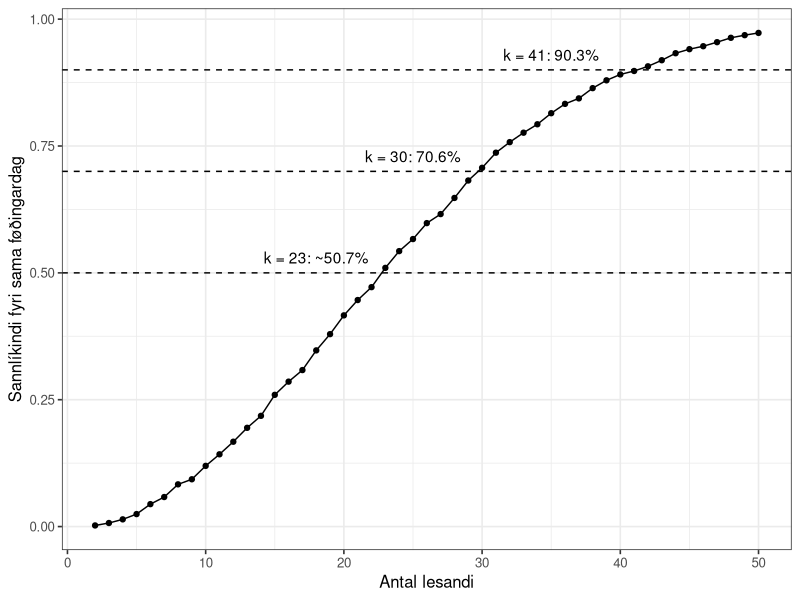
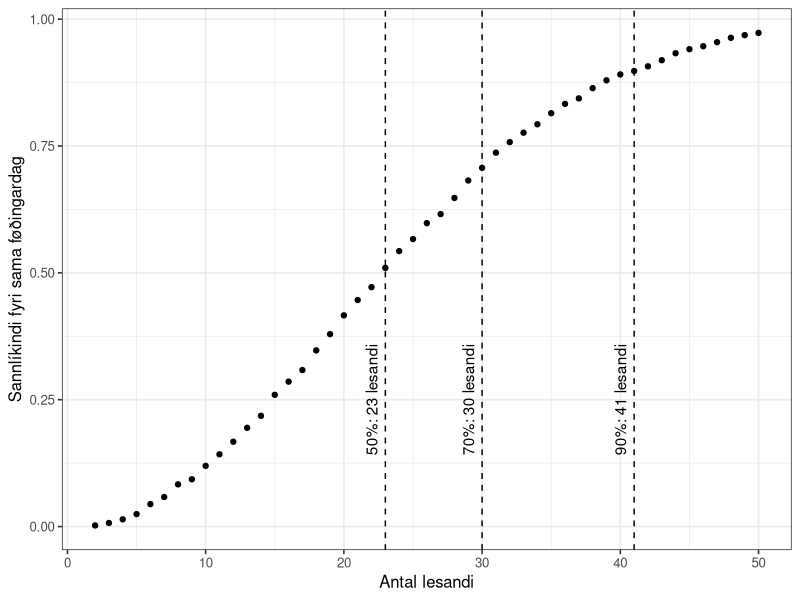
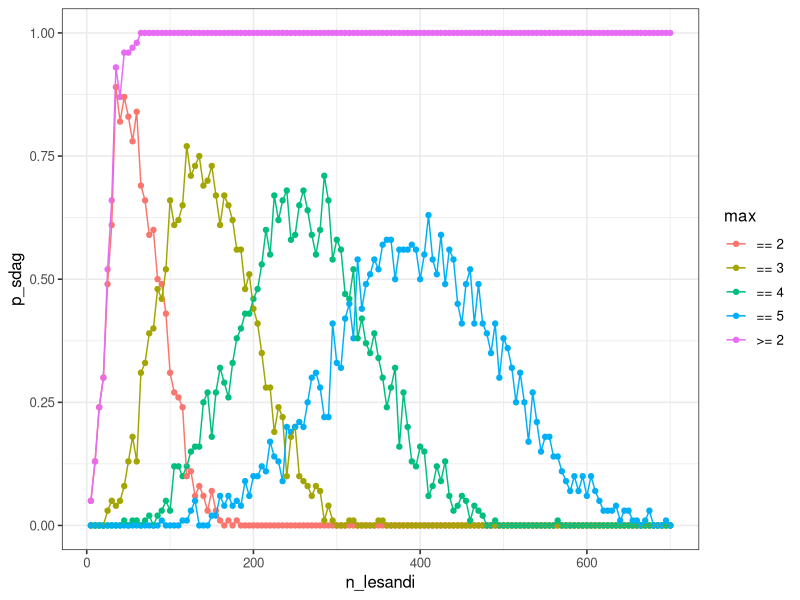
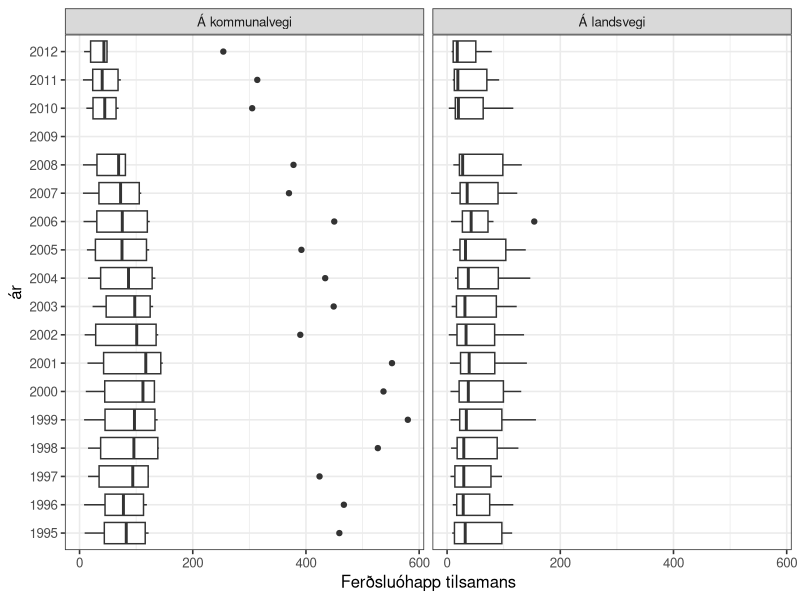
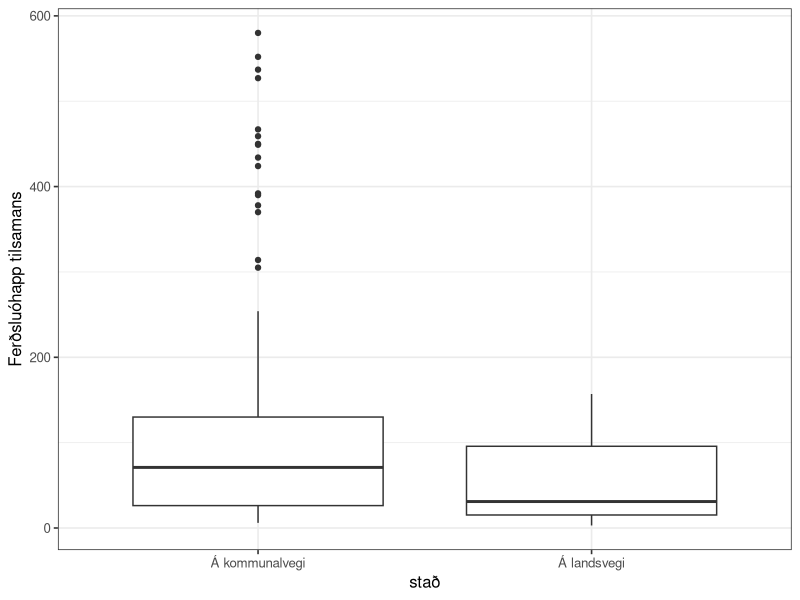
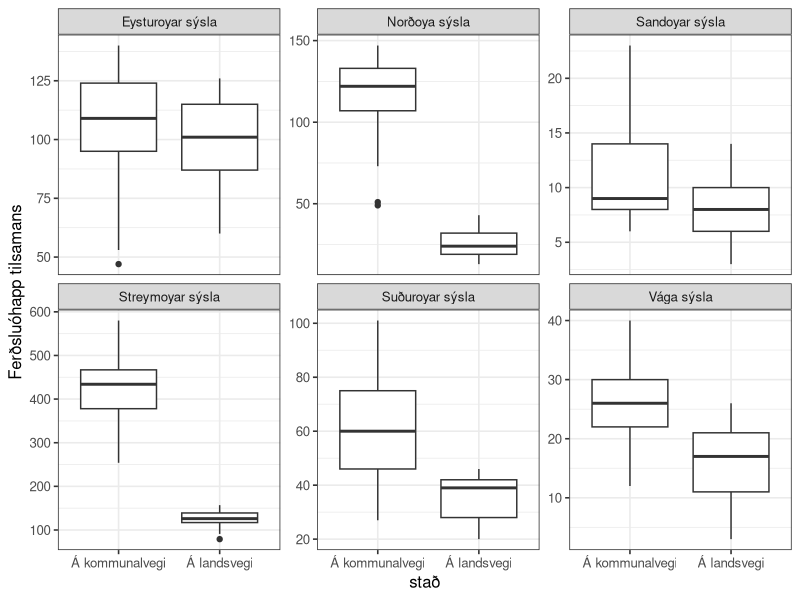
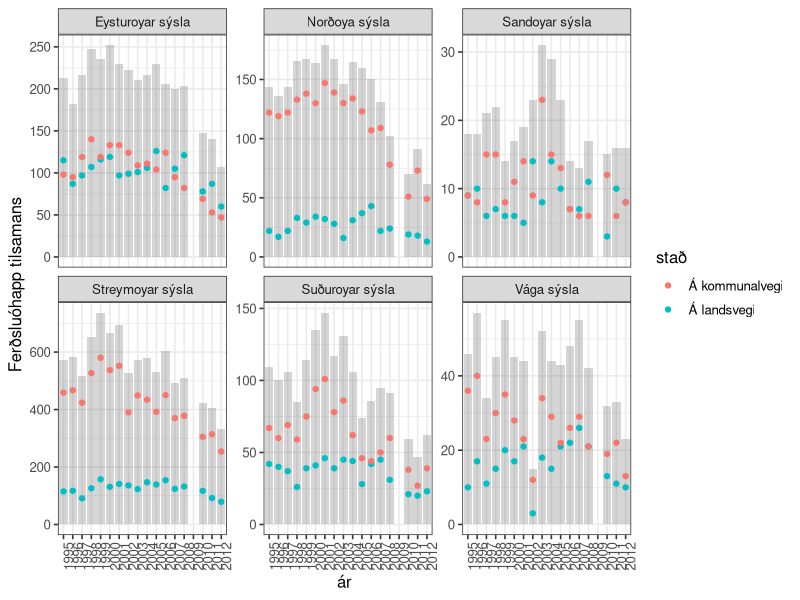
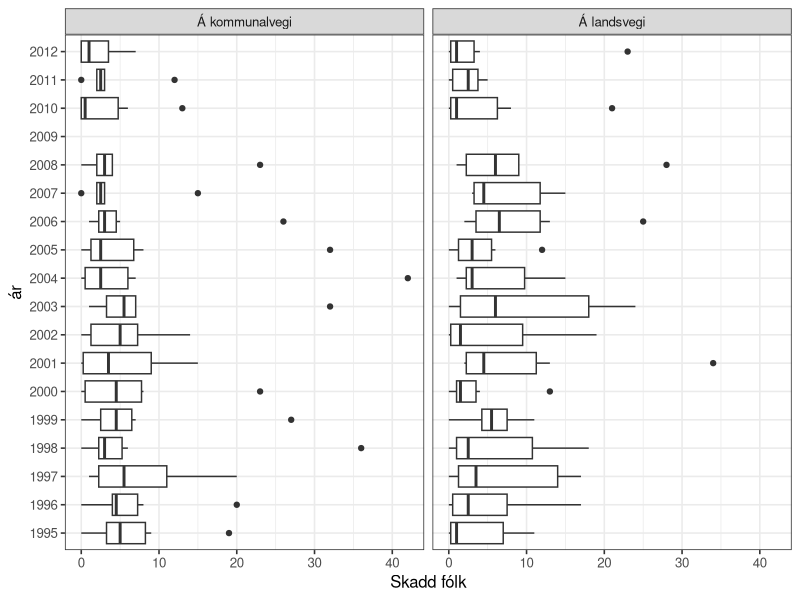

These charts were generated, in order, by the following R code:
## ---- chunk 1
knitr::opts_chunk$set(echo = TRUE)

options(dplyr.summarise.inform = FALSE)
library(tidyverse)

# set theme used for plotting
theme_set(theme_bw(base_size = 12))

## ---- chunk 2
n_lesandi <- 2:10
roynd_nr <- 1:2

sama_fdag <- crossing(n_lesandi, roynd_nr)
sama_fdag
## ---- chunk 3
sama_fdag <- mutate(
  sama_fdag,
  fdag = map(n_lesandi, ~ sample(365, ., replace = TRUE))
  )
sama_fdag
## ---- chunk 4
# Ein listi av integers
str(sama_fdag$fdag)
## ---- chunk 5


sama_fdag <- mutate(sama_fdag, nakar_sdag = map_lgl(fdag, ~ any(duplicated(.x))))
sama_fdag

## ---- chunk 6
p_samadag <- sama_fdag %>%
  group_by(n_lesandi) %>%
  summarise(p_sdag = mean(nakar_sdag))

p_samadag
## ---- chunk 7

p_samadag <-
  crossing(n_lesandi = 2:10, roynd_nr = 1:2) %>%
  mutate(.,
  fdag = map(n_lesandi, ~sample(365, ., replace = TRUE))
  ) %>%
  mutate(., nakar_sdag = map_lgl(fdag, ~any(duplicated(.x)))) %>%
  group_by(n_lesandi) %>%
  summarize(p_sdag = mean(nakar_sdag))
  
p_samadag
## ---- chunk 8

n_lesandi <- 2:50

p_samadag <-
  crossing(n_lesandi, roynd_nr) %>%
  mutate(.,
  fdag = map(n_lesandi, ~sample(365, ., replace = TRUE))
  ) %>%
  mutate(., nakar_sdag = map_lgl(fdag, ~any(duplicated(.x)))) %>%
  group_by(n_lesandi) %>%
  summarize(p_sdag = mean(nakar_sdag))
  
p_samadag

## ---- chunk 9
roynd_nr <- 1:5000
p_samadag <-
  crossing(n_lesandi, roynd_nr) %>%
  mutate(.,
  fdag = map(n_lesandi, ~sample(365, ., replace = TRUE))
  ) %>%
  mutate(., nakar_sdag = map_lgl(fdag, ~any(duplicated(.x)))) %>%
  group_by(n_lesandi) %>%
  summarize(p_sdag = mean(nakar_sdag))
  
p_samadag
## ---- chunk 10
ggplot(p_samadag, aes(x = n_lesandi, y = p_sdag)) +
  geom_point() +
  geom_line() +
  xlab("Antal lesandi") +
  ylab("Sannlíkindi fyri sama føðingardag") +
  geom_hline(yintercept = 0.5, linetype = "dashed") +
  annotate("text", x=18, y = 0.53, label="k = 23: ~50.7%") +
  geom_hline(yintercept = 0.7, linetype = "dashed") +
  annotate("text", x=25, y = 0.73, label="k = 30: 70.6%") +
  geom_hline(yintercept = 0.9, linetype = "dashed") +
  annotate("text", x=35, y = 0.93, label="k = 41: 90.3%")
## ---- chunk 11
p_samadag <- p_samadag %>%
  mutate(n_ymisk = map(n_lesandi, ~prod(365:(365 - . + 1))) %>% unlist,
         n_total = 365^n_lesandi,
         p_teori = 1 - (n_ymisk/n_total)
  )

p_samadag
## ---- chunk 12
p_samadag <- p_samadag %>% 
  mutate(p_bday = map_dbl(n_lesandi, ~pbirthday(., classes = 365, coincident = 2)))

p_samadag
## ---- chunk 13
x50 <- qbirthday(prob = 0.5, classes = 365, coincident = 2)
x70 <- qbirthday(prob = 0.7, classes = 365, coincident = 2)
x90 <- qbirthday(prob = 0.9, classes = 365, coincident = 2)

ggplot(p_samadag, aes(x = n_lesandi, y = p_sdag)) +
  geom_point() +
  geom_vline(xintercept = x50, linetype = "dashed") +
  annotate("text", x=x50-1, y = 0.25, label=sprintf("%s: %s lesandi", "50%", x50), angle=90) +
  geom_vline(xintercept = x70, linetype = "dashed") +
  annotate("text", x=x70-1, y = 0.25, label=sprintf("%s: %s lesandi", "70%", x70), angle=90) +
  geom_vline(xintercept = x90, linetype = "dashed") +
  annotate("text", x=x90-1, y = 0.25, label=sprintf("%s: %s lesandi", "90%", x90), angle=90) +
  xlab("Antal lesandi") +
  ylab("Sannlíkindi fyri sama føðingardag")

## ---- chunk 14
qbirthday(prob = 0.5, classes = 365, coincident = 2)
qbirthday(prob = 0.7, classes = 365, coincident = 2)
qbirthday(prob = 0.9, classes = 365, coincident = 2)
## ---- chunk 15
n_lesandi_50 <- pbirthday(50, classes = 365, coincident = 2)
n_lesandi_50

n_lesandi_80 <- pbirthday(80, classes = 365, coincident = 2)
n_lesandi_80
## ---- chunk 16
n_lesandi = seq(5, 700, 5)
roynd_nr = 1:100

p_maxsdag <- NULL

p_maxsdag <- crossing(n_lesandi, roynd_nr) %>%
  mutate(
    fdag = map(n_lesandi, ~sample(365, ., replace = TRUE)),
    `>= 2` = map_int(fdag, ~any(duplicated(.x))),
    max_sdag = map_int(fdag, function(x) max(table(x))),
    `== 2` = max_sdag == 2,
    `== 3` = max_sdag == 3,
    `== 4` = max_sdag == 4,
    `== 5` = max_sdag == 5,
  )

p_maxsdag
## ---- chunk 17
p_maxsdag <- p_maxsdag %>%
  pivot_longer(cols=c(`>= 2`, `== 2`, `== 3`, `== 4`, `== 5`), names_to = 'max', values_to = 'sdag')

p_maxsdag
## ---- chunk 18


p_maxsdag <- p_maxsdag %>%
  group_by(n_lesandi, max) %>%
  summarize(p_sdag = mean(sdag))
p_maxsdag
## ---- chunk 19
ggplot(p_maxsdag, aes(x = n_lesandi, y = p_sdag, colour = max)) +
  geom_point() +
  geom_line()
## ---- chunk 20

## ---- chunk 21

## ---- chunk 22

## ---- chunk 23
ferdslu_ohapp <- read_csv("ferdslu_ohapp.csv")
ferdslu_ohapp
## ---- chunk 24
ferdslu_ohapp <- read_csv("ferdslu_ohapp.csv", skip = 1, na = "..")
ferdslu_ohapp
## ---- chunk 25
ferdslu_ohapp <- ferdslu_ohapp %>%
  mutate(across(everything(), ~ str_replace(., "-", "0")))
ferdslu_ohapp
## ---- chunk 26
ferdslu_ohapp <- pivot_longer(ferdslu_ohapp, cols = '1995':'2012',
                   names_to = "ár", values_to = "n", values_transform = list(n = as.integer))

ferdslu_ohapp

#ferdslu_ohapp$n <- as.integer(ferdslu_ohapp$n)

## ---- chunk 27

ferdslu_ohapp <- pivot_wider(ferdslu_ohapp, names_from = slag, values_from = n)


ferdslu_ohapp
## ---- chunk 28

ggplot(ferdslu_ohapp) +
  geom_boxplot(aes(x = `Ferðsluóhapp tilsamans`, y = ár), na.rm = TRUE) +
  facet_wrap(~stað)

## ---- chunk 29
df <- ferdslu_ohapp %>%
  filter(`Ferðsluóhapp tilsamans` > 150) 
df
## ---- chunk 30

ggplot(data = ferdslu_ohapp) +
  geom_boxplot(aes(x = stað, y = `Ferðsluóhapp tilsamans`), na.rm = TRUE)

## ---- chunk 31

ggplot(data = ferdslu_ohapp) +
  geom_boxplot(aes(x = stað, y = `Ferðsluóhapp tilsamans`), na.rm = TRUE) +
  facet_wrap(~sýsla, scales = "free_y")

## ---- chunk 32

ggplot(ferdslu_ohapp) +
  geom_bar(aes(x = ár, y = `Ferðsluóhapp tilsamans`), alpha = 0.25, stat = "Identity", na.rm = TRUE) +
  geom_point(aes(x = ár, y = `Ferðsluóhapp tilsamans`, colour = stað), na.rm = TRUE) +
  facet_wrap(~sýsla, scales = "free_y") +
  theme(axis.text.x = element_text(angle = 90))

## ---- chunk 33
ggplot(ferdslu_ohapp, aes(x = `Skadd fólk`, y = `ár`)) +
  geom_boxplot(na.rm = TRUE) +
  facet_wrap(~ `stað`)

## ---- chunk 34
ggplot(ferdslu_ohapp, aes(x = `stað`, y = `Skadd fólk`)) +
  geom_boxplot(na.rm = TRUE)
## ---- chunk 35
ggplot(ferdslu_ohapp, aes(x = `stað`, y = `Skadd fólk`)) +
  geom_boxplot(na.rm = TRUE) +
  facet_wrap(~ `sýsla`, scales = "free_y")
## ---- chunk 36
ggplot(ferdslu_ohapp, aes(x = `stað`, y = `Skadd fólk` / `Ferðsluóhapp tilsamans`)) +
  geom_boxplot(na.rm = TRUE) +
  facet_wrap(~ `sýsla`, scales = "free_y")
## ---- chunk 37
ggplot(ferdslu_ohapp) +
  geom_boxplot(aes(x = `Skadd fólk`/`Ferðsluóhapp tilsamans`, y = `stað`), color = "red", na.rm = TRUE) +
  geom_violin(aes(x = `Skadd fólk`/`Ferðsluóhapp tilsamans`, y = `stað`), alpha = 0.25, na.rm = TRUE) +
  geom_boxplot(aes(x = `Skadd fólk` / `Ferðsluóhapp tilsamans`, y = `sýsla`), color = "blue", na.rm = TRUE) +
  geom_violin(aes(x = `Skadd fólk` / `Ferðsluóhapp tilsamans`, y = `sýsla`), alpha = 0.25, na.rm = TRUE)
## ---- chunk 38
ophapp_yvirlit <- ferdslu_ohapp %>% 
  filter(`ár` != "2009") %>%
  group_by(`stað`) %>%
  summarise(
    n = n(),
    n_ohapp = sum(`Ferðsluóhapp tilsamans`),
    n_skadd = sum(`Skadd fólk`),
    p_skadd = n_skadd / n_ohapp
  )

ophapp_yvirlit
## ---- chunk 39
t.test(ophapp_yvirlit$p_skadd, conf.level = .95)$conf.int
## ---- chunk 40

## ---- chunk 41
`stað_1` <- ophapp_yvirlit %>% filter(`stað` == "Á kommunalvegi")
prop.test(x = 10, n = `stað_1`$n, p = `stað_1`$p_skadd)

`stað_2` <- ophapp_yvirlit %>% filter(`stað` == "Á landsvegi")
prop.test(x = 10, n = `stað_2`$n, p = `stað_2`$p_skadd)
## ---- chunk 42
landsvegi_ar <- ferdslu_ohapp %>% 
  filter(`ár` == 1998, `stað` == "Á landsvegi") %>%
  group_by(stað, ár, sýsla) %>%
  summarise(
    n_ohapp = sum(`Ferðsluóhapp tilsamans`),
    n_skadd = sum(`Skadd fólk`)
  )

landsvegi_ar
## ---- chunk 43
n_ohapp <- landsvegi_ar$n_ohapp
p <- 626/5285 # p_skadd

ndata <- NULL
tdata <- NULL
for (n in n_ohapp) {
  size = n
  mu <- n*p
  sd <- sqrt(n*p*(1-p))
  
  tb_data <- NULL
  tb_data <- tibble(x = seq(0, 25, 0.01),
                    y = dnorm(x, mu, sd),
                    n_ohapp = n)
  ndata <- rbind(ndata, tb_data)
  
  tb_bino <- tibble(
  x = seq(0, 25, 1),
  y = dbinom(x, n, p),
  n_ohapp = n
  )
  tdata <- rbind(tdata, tb_bino)
}

ggplot(ndata, aes(x,y)) +
  geom_area(data=filter(ndata,
                        x <= 10),
            fill = "lightblue") +
  geom_area(data=filter(ndata,
                        x >= 20),
            aes(x = x, y = y),
            fill = "lightblue") +
  scale_x_continuous(breaks = seq(0, 25, 5)) +
  scale_y_continuous(breaks = seq(0, 0.4, 0.1)) +
  geom_line() +
  geom_point(data=tdata, aes(x, y)) +
  facet_wrap(~ n_ohapp)
## ---- chunk 44
sysla_yvirlit <- ferdslu_ohapp %>%
  filter(`ár` != 2009) %>%
  group_by(`sýsla`) %>%
  summarise(
    n_ohapp = sum(`Ferðsluóhapp tilsamans`),
    n_skadd = sum(`Skadd fólk`),
    n_oskadd = n_ohapp - n_skadd 
  )
sysla_yvirlit
## ---- chunk 45
skadd_oskadd <- sysla_yvirlit %>%
  group_by(n_skadd, n_oskadd) %>%
  summarise()

skadd_oskadd
## ---- chunk 46
chisq.test(skadd_oskadd)
## ---- chunk 47

